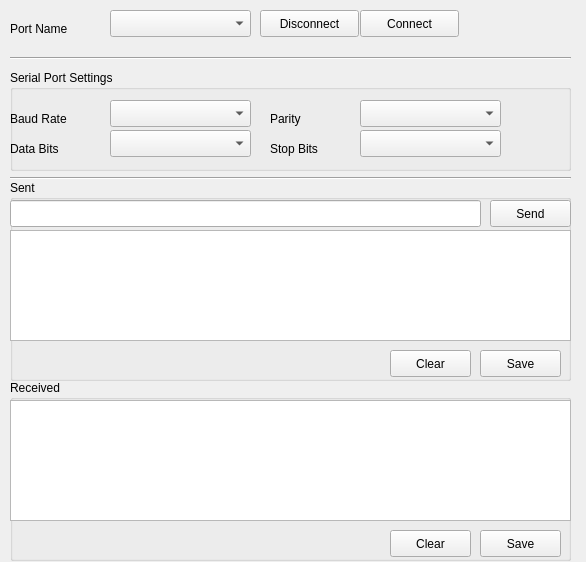
<?xml version="1.0" encoding="UTF-8"?>
<ui version="4.0">
 <class>KeytrackSerial</class>
 <widget class="QWidget" name="KeytrackSerial">
  <property name="geometry">
   <rect>
    <x>0</x>
    <y>0</y>
    <width>586</width>
    <height>562</height>
   </rect>
  </property>
  <property name="windowTitle">
   <string>Form</string>
  </property>
  <widget class="QGroupBox" name="groupBox">
   <property name="geometry">
    <rect>
     <x>10</x>
     <y>380</y>
     <width>561</width>
     <height>181</height>
    </rect>
   </property>
   <property name="title">
    <string>Received</string>
   </property>
   <widget class="QTextEdit" name="receivedBox">
    <property name="geometry">
     <rect>
      <x>0</x>
      <y>20</y>
      <width>561</width>
      <height>121</height>
     </rect>
    </property>
   </widget>
   <widget class="QPushButton" name="sendButton_2">
    <property name="geometry">
     <rect>
      <x>470</x>
      <y>150</y>
      <width>81</width>
      <height>27</height>
     </rect>
    </property>
    <property name="text">
     <string>Save</string>
    </property>
   </widget>
   <widget class="QPushButton" name="sendButton_5">
    <property name="geometry">
     <rect>
      <x>380</x>
      <y>150</y>
      <width>81</width>
      <height>27</height>
     </rect>
    </property>
    <property name="text">
     <string>Clear</string>
    </property>
   </widget>
  </widget>
  <widget class="QGroupBox" name="groupBox_2">
   <property name="geometry">
    <rect>
     <x>10</x>
     <y>180</y>
     <width>561</width>
     <height>201</height>
    </rect>
   </property>
   <property name="title">
    <string>Sent</string>
   </property>
   <widget class="QPushButton" name="sendButton">
    <property name="geometry">
     <rect>
      <x>480</x>
      <y>20</y>
      <width>81</width>
      <height>27</height>
     </rect>
    </property>
    <property name="text">
     <string>Send</string>
    </property>
   </widget>
   <widget class="QLineEdit" name="sendBox">
    <property name="geometry">
     <rect>
      <x>0</x>
      <y>20</y>
      <width>471</width>
      <height>27</height>
     </rect>
    </property>
   </widget>
   <widget class="QTextEdit" name="sentBox">
    <property name="geometry">
     <rect>
      <x>0</x>
      <y>50</y>
      <width>561</width>
      <height>111</height>
     </rect>
    </property>
   </widget>
   <widget class="QPushButton" name="sendButton_4">
    <property name="geometry">
     <rect>
      <x>380</x>
      <y>170</y>
      <width>81</width>
      <height>27</height>
     </rect>
    </property>
    <property name="text">
     <string>Clear</string>
    </property>
   </widget>
  </widget>
  <widget class="Line" name="line">
   <property name="geometry">
    <rect>
     <x>10</x>
     <y>170</y>
     <width>561</width>
     <height>16</height>
    </rect>
   </property>
   <property name="orientation">
    <enum>Qt::Horizontal</enum>
   </property>
  </widget>
  <widget class="QComboBox" name="portList">
   <property name="geometry">
    <rect>
     <x>110</x>
     <y>10</y>
     <width>141</width>
     <height>27</height>
    </rect>
   </property>
  </widget>
  <widget class="QLabel" name="label">
   <property name="geometry">
    <rect>
     <x>10</x>
     <y>20</y>
     <width>101</width>
     <height>17</height>
    </rect>
   </property>
   <property name="text">
    <string>Port Name</string>
   </property>
  </widget>
  <widget class="QGroupBox" name="groupBox_3">
   <property name="geometry">
    <rect>
     <x>10</x>
     <y>70</y>
     <width>561</width>
     <height>101</height>
    </rect>
   </property>
   <property name="title">
    <string>Serial Port Settings</string>
   </property>
   <widget class="QComboBox" name="stopBits">
    <property name="geometry">
     <rect>
      <x>350</x>
      <y>60</y>
      <width>141</width>
      <height>27</height>
     </rect>
    </property>
   </widget>
   <widget class="QLabel" name="label_2">
    <property name="geometry">
     <rect>
      <x>0</x>
      <y>40</y>
      <width>121</width>
      <height>17</height>
     </rect>
    </property>
    <property name="text">
     <string>Baud Rate</string>
    </property>
   </widget>
   <widget class="QComboBox" name="dataBits">
    <property name="geometry">
     <rect>
      <x>100</x>
      <y>60</y>
      <width>141</width>
      <height>27</height>
     </rect>
    </property>
   </widget>
   <widget class="QLabel" name="label_5">
    <property name="geometry">
     <rect>
      <x>260</x>
      <y>70</y>
      <width>71</width>
      <height>17</height>
     </rect>
    </property>
    <property name="text">
     <string>Stop Bits</string>
    </property>
   </widget>
   <widget class="QComboBox" name="baudRate">
    <property name="geometry">
     <rect>
      <x>100</x>
      <y>30</y>
      <width>141</width>
      <height>27</height>
     </rect>
    </property>
   </widget>
   <widget class="QLabel" name="label_4">
    <property name="geometry">
     <rect>
      <x>0</x>
      <y>70</y>
      <width>101</width>
      <height>17</height>
     </rect>
    </property>
    <property name="text">
     <string>Data Bits</string>
    </property>
   </widget>
   <widget class="QComboBox" name="parity">
    <property name="geometry">
     <rect>
      <x>350</x>
      <y>30</y>
      <width>141</width>
      <height>27</height>
     </rect>
    </property>
   </widget>
   <widget class="QLabel" name="label_3">
    <property name="geometry">
     <rect>
      <x>260</x>
      <y>40</y>
      <width>61</width>
      <height>17</height>
     </rect>
    </property>
    <property name="text">
     <string>Parity</string>
    </property>
   </widget>
  </widget>
  <widget class="QPushButton" name="disconnectButton">
   <property name="geometry">
    <rect>
     <x>260</x>
     <y>10</y>
     <width>99</width>
     <height>27</height>
    </rect>
   </property>
   <property name="text">
    <string>Disconnect</string>
   </property>
  </widget>
  <widget class="QPushButton" name="connectButton">
   <property name="geometry">
    <rect>
     <x>360</x>
     <y>10</y>
     <width>99</width>
     <height>27</height>
    </rect>
   </property>
   <property name="text">
    <string>Connect</string>
   </property>
  </widget>
  <widget class="Line" name="line_2">
   <property name="geometry">
    <rect>
     <x>10</x>
     <y>50</y>
     <width>561</width>
     <height>16</height>
    </rect>
   </property>
   <property name="orientation">
    <enum>Qt::Horizontal</enum>
   </property>
  </widget>
  <widget class="QPushButton" name="sendButton_3">
   <property name="geometry">
    <rect>
     <x>480</x>
     <y>350</y>
     <width>81</width>
     <height>27</height>
    </rect>
   </property>
   <property name="text">
    <string>Save</string>
   </property>
  </widget>
 </widget>
 <resources/>
 <connections/>
</ui>
